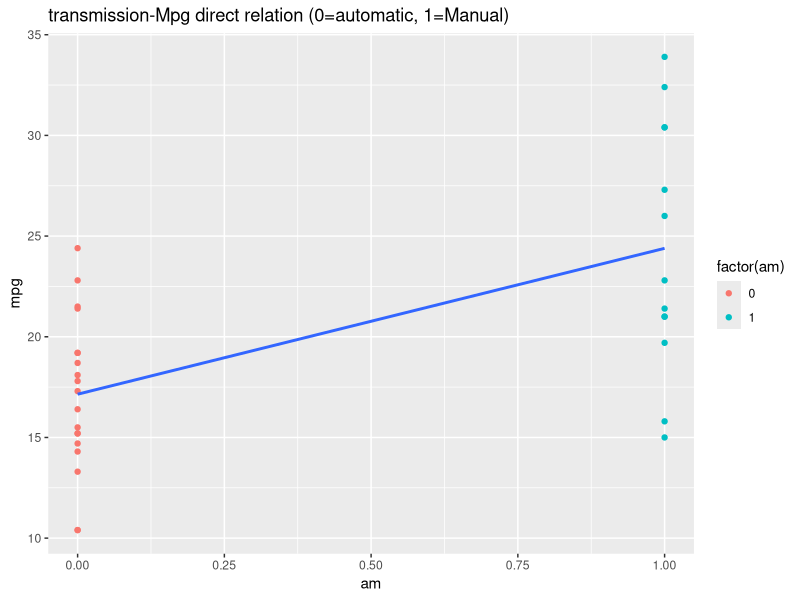
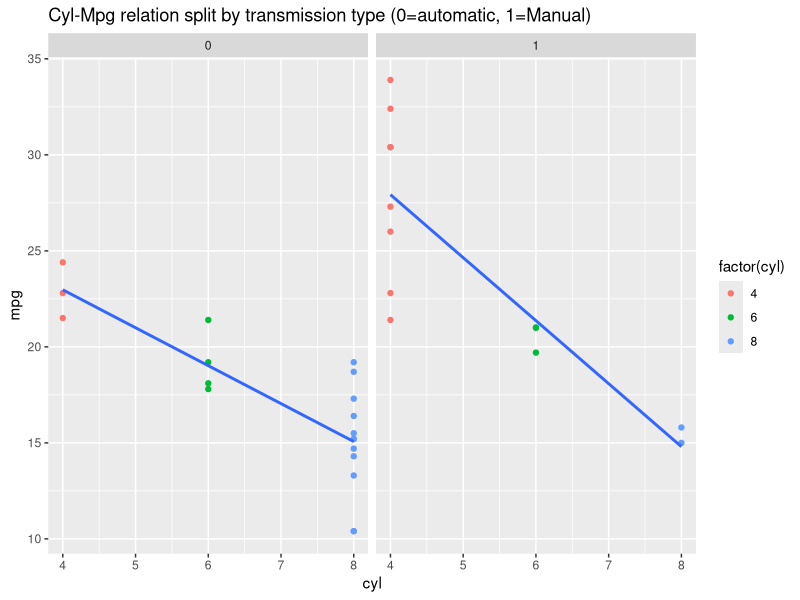
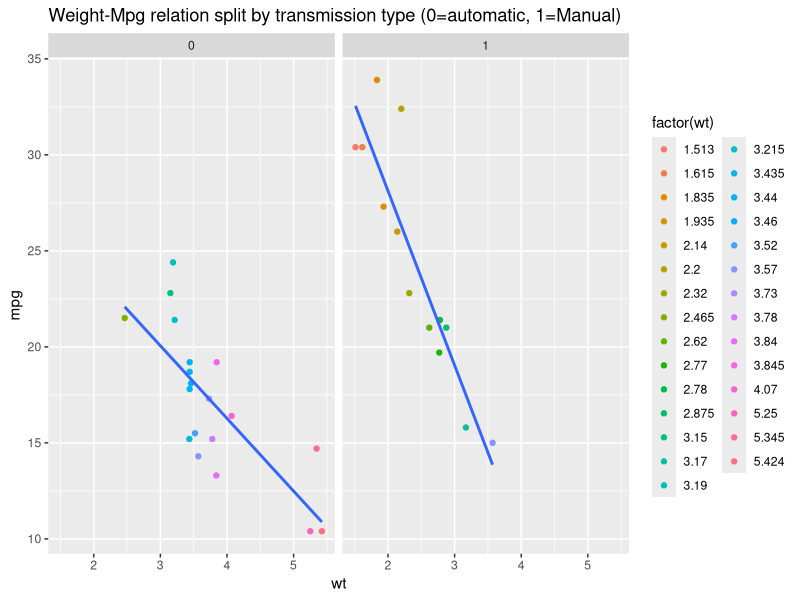
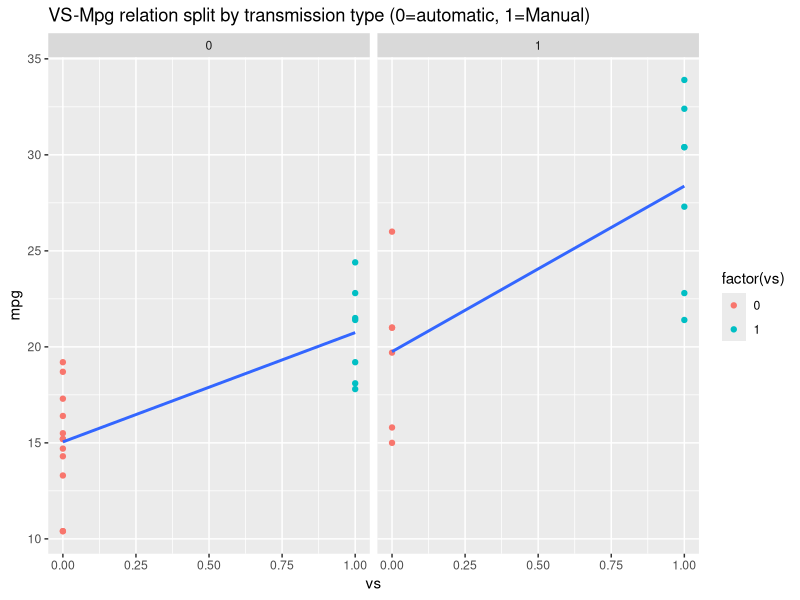
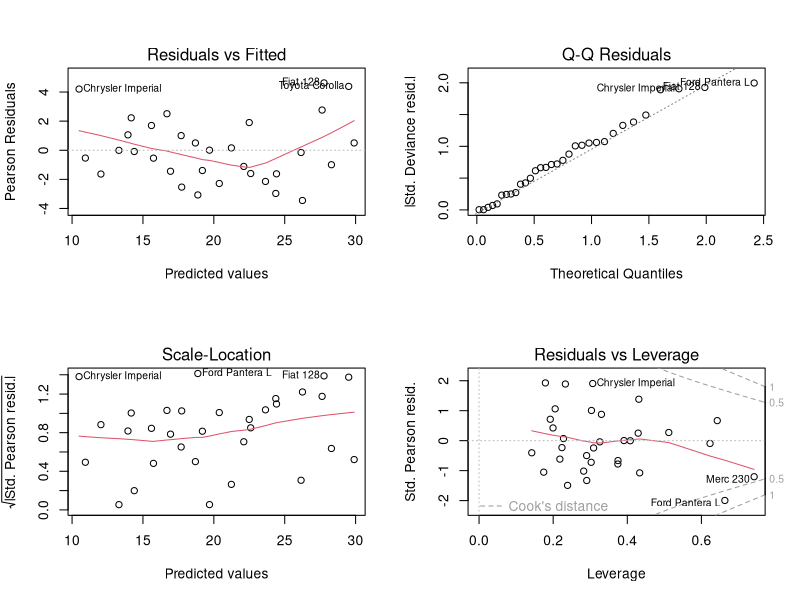
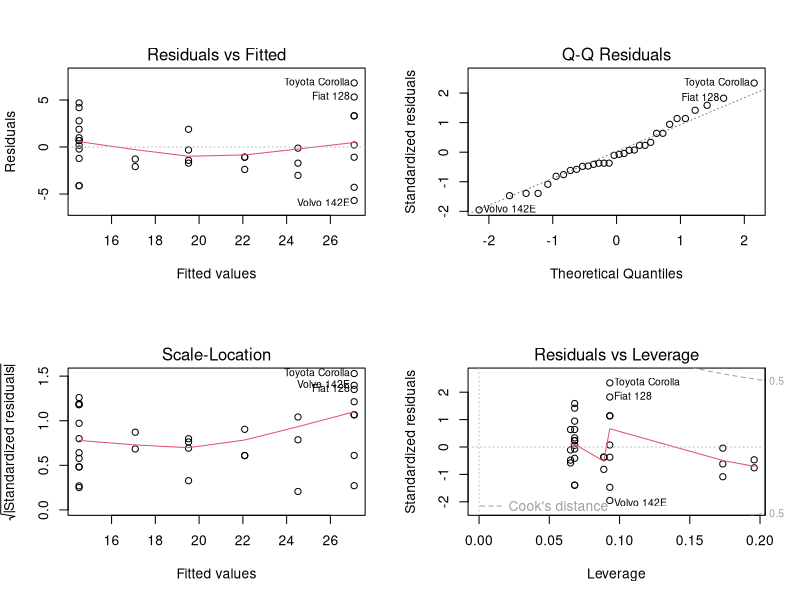
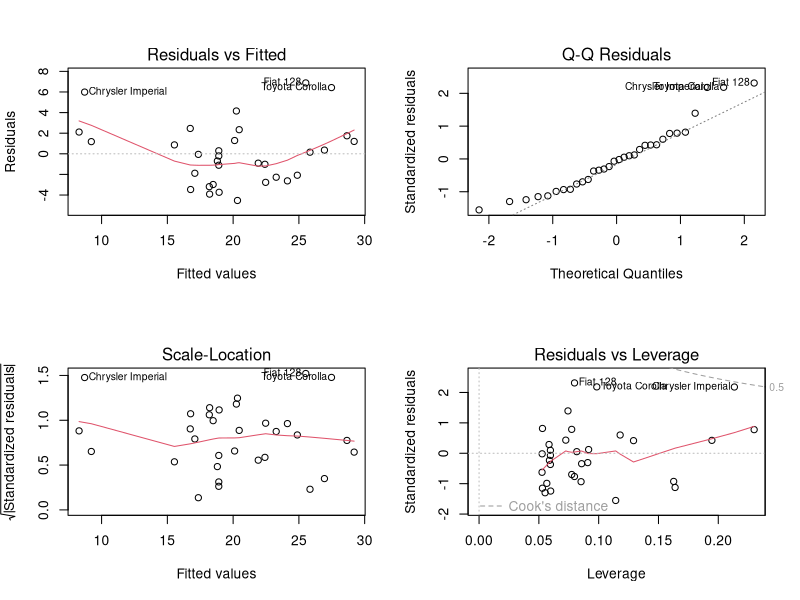
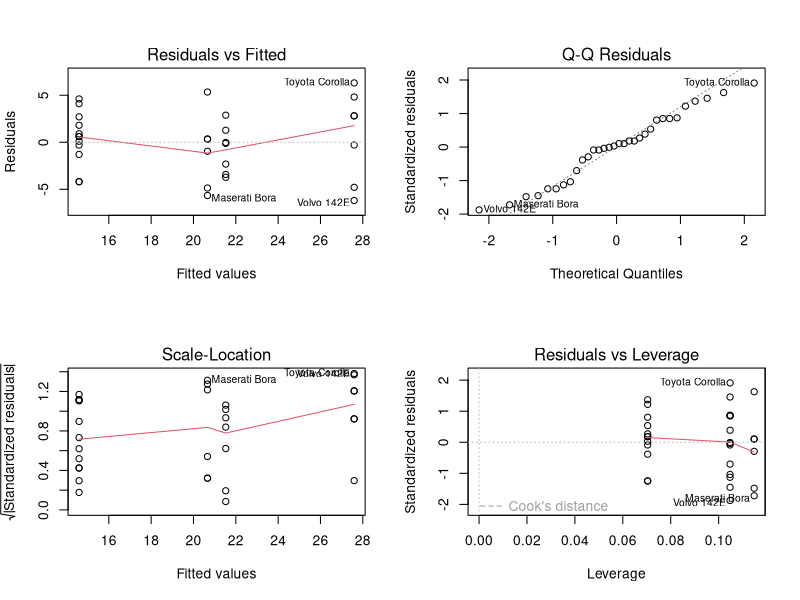

Recreate these plots in R, in order.
## ---- chunk 1
knitr::opts_chunk$set(echo = TRUE, message = FALSE, warning = FALSE)
## ---- chunk 2
library(tidyr)
library(ggplot2)

#load dataset
data(mtcars)

# overview mtcars
head(mtcars)
## ---- chunk 3
# check direct relation between mpg and transmission type, ignoring other factors
mtcars %>%
  ggplot(aes(am,mpg))+
  geom_point(aes(colour = factor(am)),na.rm = TRUE)+
  geom_smooth(method = "lm", se = FALSE) +
  ggtitle("transmission-Mpg direct relation (0=automatic, 1=Manual)")

# select couple of variables and check relationship
# check relation between mpg and cyl, split by transmission type
mtcars %>%
  ggplot(aes(cyl,mpg))+
  geom_point(aes(colour = factor(cyl)),na.rm = TRUE)+
  facet_grid(cols = vars(as.factor(am)))+
  geom_smooth(method = "lm", se = FALSE) +
  ggtitle("Cyl-Mpg relation split by transmission type (0=automatic, 1=Manual)")

# check relation between mpg and wt, split by transmission type
mtcars %>%
  ggplot(aes(wt,mpg))+
  geom_point(aes(colour = factor(wt)),na.rm = TRUE)+
  facet_grid(cols = vars(as.factor(am)))+
  geom_smooth(method = "lm", se = FALSE) +
  ggtitle("Weight-Mpg relation split by transmission type (0=automatic, 1=Manual)")

# check relation between mpg and vs, split by transmission type
mtcars %>%
  ggplot(aes(vs,mpg))+
  geom_point(aes(colour = factor(vs)),na.rm = TRUE)+
  facet_grid(cols = vars(as.factor(am)))+
  geom_smooth(method = "lm", se = FALSE) +
  ggtitle("VS-Mpg relation split by transmission type (0=automatic, 1=Manual)")

## ---- chunk 4
# fit1 is simple, will be only between mpg and transmission
fit1 <- lm(mpg~am-1 , data = mtcars)
summary(fit1)$coefficients


# fit2 is multi-model between mpg & all variables 
fit2 <- glm(mpg~. , data = mtcars)
summary(fit2)$coefficients
# plot model
par(mfrow = c(2, 2))
plot(fit2)

# will add one variable at a time to mpg and transmission
fit3 <- lm(mpg~cyl+am , data = mtcars)
summary(fit3)$coefficients
# plot model
par(mfrow = c(2, 2))
plot(fit3)

fit4 <- lm(mpg~wt+am , data = mtcars)
summary(fit4)$coefficients
# plot model
par(mfrow = c(2, 2))
plot(fit4)

fit5 <- lm(mpg~vs+am , data = mtcars)
summary(fit5)$coefficients
# plot model
par(mfrow = c(2, 2))
plot(fit5)
